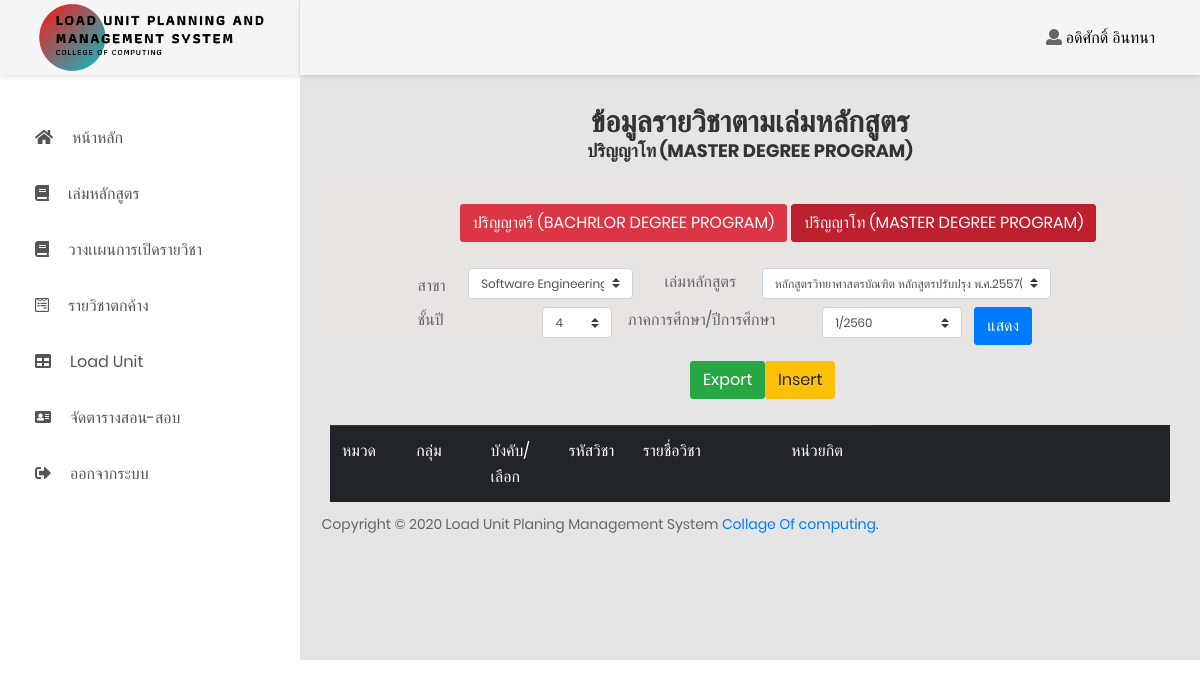
Page /planCourseMDP.php (signed in) on the earlier database version.
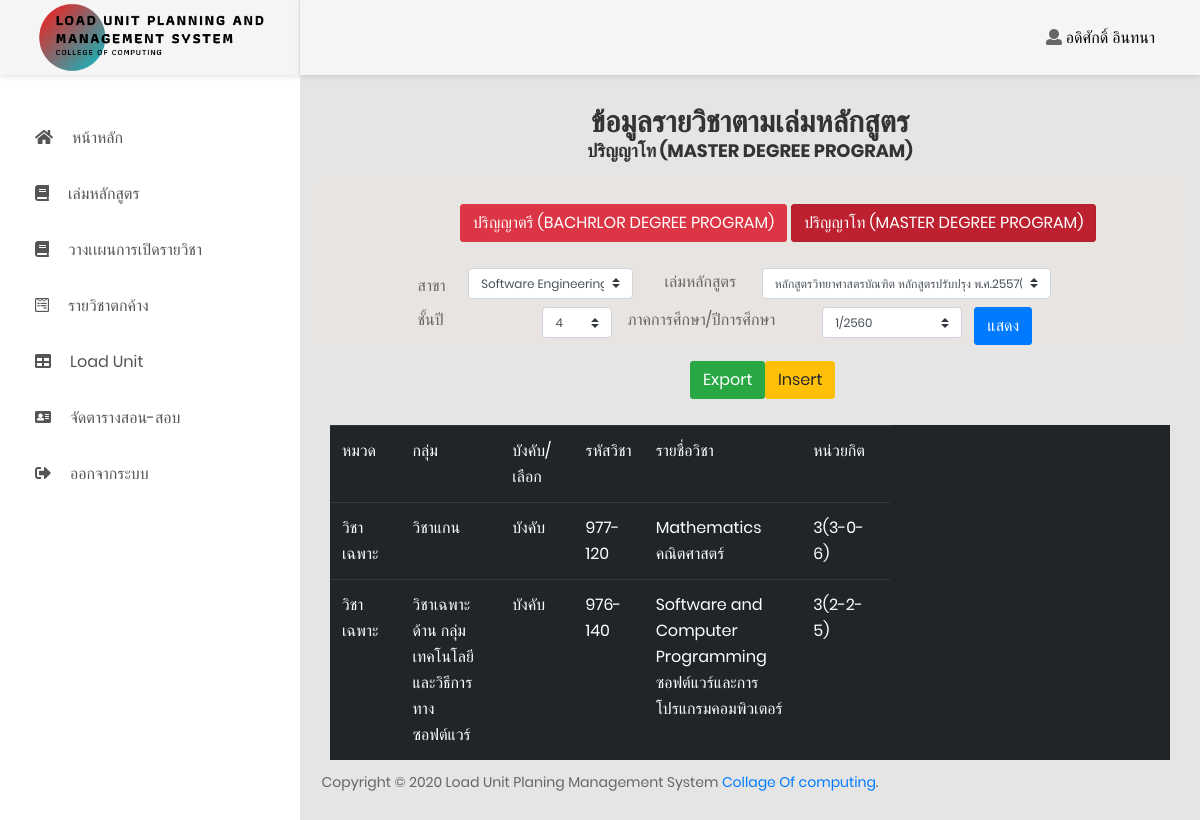
Same page on the later database version.
### tables this page shows
CREATE TABLE `plancourse` (
  `planCourse_ID` varchar(5) NOT NULL,
  `planCourse_name` varchar(100) NOT NULL,
  `planCourse_category` varchar(100) NOT NULL,
  `planCourse_group` varchar(250) NOT NULL,
  `planCourse_forceSelect` varchar(100) NOT NULL,
  `planCourse_courseCode` varchar(7) NOT NULL,
  `planCourse_listSubjects` varchar(500) NOT NULL,
  `planCourse_credit` varchar(8) NOT NULL,
  `course_instructor` varchar(50) NOT NULL,
  `executivePosition_ID` varchar(4) NOT NULL
);

### planCourseMDP.php (the view, shortened to what the changed rows need)
<!DOCTYPE html>
<html lang="en">
<head>
  <link href="css/font-face.css" rel="stylesheet" media="all">
  <link href="vendor/font-awesome-4.7/css/font-awesome.min.css" rel="stylesheet" media="all">
  <link href="vendor/font-awesome-5/css/fontawesome-all.min.css" rel="stylesheet" media="all">
  <link href="vendor/mdi-font/css/material-design-iconic-font.min.css" rel="stylesheet" media="all">
  <link href="vendor/bootstrap-4.1/bootstrap.min.css" rel="stylesheet" media="all">
  <link href="vendor/animsition/animsition.min.css" rel="stylesheet" media="all">
  <link href="vendor/bootstrap-progressbar/bootstrap-progressbar-3.3.4.min.css" rel="stylesheet" media="all">
  <link href="vendor/wow/animate.css" rel="stylesheet" media="all">
  <link href="vendor/css-hamburgers/hamburgers.min.css" rel="stylesheet" media="all">
  <link href="vendor/slick/slick.css" rel="stylesheet" media="all">
  <link href="vendor/select2/select2.min.css" rel="stylesheet" media="all">
  <link href="vendor/perfect-scrollbar/perfect-scrollbar.css" rel="stylesheet" media="all">
  <link href="css/theme.css" rel="stylesheet" media="all">
</head>
<body class="animsition">
  <?php
  require('db.php');
  if (isset($_SESSION['staff_nameSur'])) {
  ?>
    <div class="page-wrapper">
      <div class="page-container">
        <br><br><br><br>
        <div class="container rounded col-md-10">
          <div class="form-group">
            <center>
              <h2>ข้อมูลรายวิชาตามเล่มหลักสูตร</h2>
            </center>
          </div>
          <br>
          <div class="container-fluid">
            <table class="table table-dark">
              <colgroup>
              </colgroup>
              <?php
              $query = "SELECT * FROM planCourse";
              $result = mysqli_query($connect, $query) or die(mysql_error());
              while ($row = mysqli_fetch_assoc($result)) {
                echo "<tr><td>" . $row['planCourse_category'] . "</td>";
                echo "<td>" . $row['planCourse_group'] . "</td>";
                echo "<td>" . $row['planCourse_forceSelect'] . "</td>";
                echo "<td>" . $row['planCourse_courseCode'] . "</td>";
                echo "<td>" . $row['planCourse_listSubjects'] . "</td>";
                echo "<td>" . $row['planCourse_credit'] . "</td></tr>";
              }
              ?>
            </table>
          </div>
        </div>
      </div>
    </div>
  <?php
  }
  ?>
</body>
</html>

Differences in the rows shown:
added plancourse: planCourse_category "วิชาเฉพาะ", planCourse_group "วิชาแกน", planCourse_forceSelect "บังคับ", planCourse_courseCode "977-120", planCourse_listSubjects "Mathematics คณิตศาสตร์", planCourse_credit "3(3-0-6)"
added plancourse: planCourse_category "วิชาเฉพาะ", planCourse_group "วิชาเฉพาะด้าน กลุ่มเทคโนโลยีและวิธีการทางซอฟต์แวร์", planCourse_forceSelect "บังคับ", planCourse_courseCode "976-140", planCourse_listSubjects "Software and Computer Programming ซอฟต์แวร์และการโปรแกรมคอมพิวเตอร์", planCourse_credit "3(2-2-5)"
